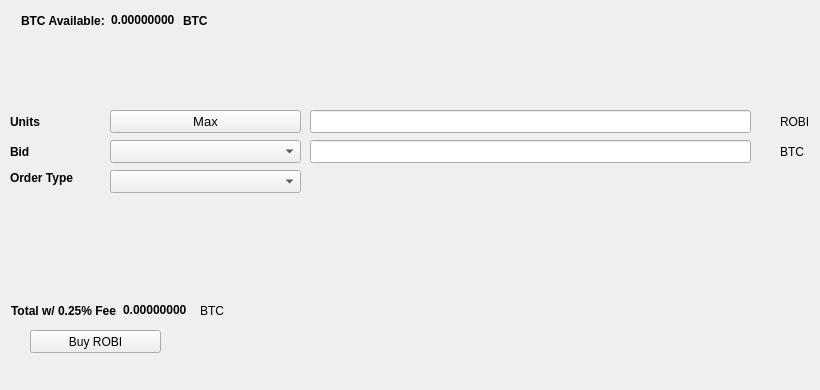
   <widget class="QWidget" name="BuyTab">
    <attribute name="title">
     <string>Buy</string>
    </attribute>
    <widget class="QPushButton" name="BuyROBI">
     <property name="geometry">
      <rect>
       <x>30</x>
       <y>330</y>
       <width>131</width>
       <height>23</height>
      </rect>
     </property>
     <property name="text">
      <string>Buy ROBI</string>
     </property>
     <property name="icon">
      <iconset resource="../robi.qrc">
       <normaloff>:/icons/bitcoin</normaloff>:/icons/bitcoin</iconset>
     </property>
    </widget>
    <widget class="QLabel" name="label_3">
     <property name="geometry">
      <rect>
       <x>10</x>
       <y>110</y>
       <width>46</width>
       <height>23</height>
      </rect>
     </property>
     <property name="font">
      <font>
       <weight>75</weight>
       <bold>true</bold>
      </font>
     </property>
     <property name="text">
      <string>Units</string>
     </property>
    </widget>
    <widget class="QLineEdit" name="UnitsInput">
     <property name="geometry">
      <rect>
       <x>310</x>
       <y>110</y>
       <width>441</width>
       <height>23</height>
      </rect>
     </property>
     <property name="font">
      <font>
       <pointsize>9</pointsize>
       <weight>75</weight>
       <bold>true</bold>
      </font>
     </property>
    </widget>
    <widget class="QLineEdit" name="BuyBidPriceEdit">
     <property name="geometry">
      <rect>
       <x>310</x>
       <y>140</y>
       <width>441</width>
       <height>23</height>
      </rect>
     </property>
     <property name="font">
      <font>
       <pointsize>9</pointsize>
       <weight>75</weight>
       <bold>true</bold>
      </font>
     </property>
    </widget>
    <widget class="QLabel" name="label_4">
     <property name="geometry">
      <rect>
       <x>780</x>
       <y>110</y>
       <width>31</width>
       <height>23</height>
      </rect>
     </property>
     <property name="text">
      <string>ROBI</string>
     </property>
    </widget>
    <widget class="QLabel" name="label_5">
     <property name="geometry">
      <rect>
       <x>780</x>
       <y>140</y>
       <width>31</width>
       <height>23</height>
      </rect>
     </property>
     <property name="text">
      <string>BTC</string>
     </property>
    </widget>
    <widget class="QLabel" name="label_6">
     <property name="geometry">
      <rect>
       <x>10</x>
       <y>140</y>
       <width>46</width>
       <height>23</height>
      </rect>
     </property>
     <property name="font">
      <font>
       <weight>75</weight>
       <bold>true</bold>
      </font>
     </property>
     <property name="text">
      <string>Bid</string>
     </property>
    </widget>
    <widget class="QLabel" name="label_7">
     <property name="geometry">
      <rect>
       <x>10</x>
       <y>170</y>
       <width>91</width>
       <height>16</height>
      </rect>
     </property>
     <property name="font">
      <font>
       <weight>75</weight>
       <bold>true</bold>
      </font>
     </property>
     <property name="text">
      <string>Order Type</string>
     </property>
    </widget>
    <widget class="QPushButton" name="Buy_Max_Amount">
     <property name="geometry">
      <rect>
       <x>110</x>
       <y>110</y>
       <width>191</width>
       <height>23</height>
      </rect>
     </property>
     <property name="font">
      <font>
       <pointsize>10</pointsize>
      </font>
     </property>
     <property name="text">
      <string>Max</string>
     </property>
    </widget>
    <widget class="QComboBox" name="BuyBidcomboBox">
     <property name="geometry">
      <rect>
       <x>110</x>
       <y>140</y>
       <width>191</width>
       <height>23</height>
      </rect>
     </property>
     <property name="font">
      <font>
       <pointsize>10</pointsize>
      </font>
     </property>
    </widget>
    <widget class="QComboBox" name="buyOrdertypeCombo">
     <property name="geometry">
      <rect>
       <x>110</x>
       <y>170</y>
       <width>191</width>
       <height>23</height>
      </rect>
     </property>
     <property name="font">
      <font>
       <pointsize>10</pointsize>
      </font>
     </property>
    </widget>
    <widget class="QWidget" name="layoutWidget1">
     <property name="geometry">
      <rect>
       <x>21</x>
       <y>11</y>
       <width>227</width>
       <height>19</height>
      </rect>
     </property>
     <layout class="QHBoxLayout" name="horizontalLayout_3">
      <item>
       <widget class="QLabel" name="label232">
        <property name="font">
         <font>
          <weight>75</weight>
          <bold>true</bold>
         </font>
        </property>
        <property name="text">
         <string>BTC Available:</string>
        </property>
       </widget>
      </item>
      <item>
       <widget class="QLabel" name="BtcAvailableLbl">
        <property name="palette">
         <palette>
          <active>
           <colorrole role="WindowText">
            <brush brushstyle="SolidPattern">
             <color alpha="255">
              <red>0</red>
              <green>0</green>
              <blue>0</blue>
             </color>
            </brush>
           </colorrole>
           <colorrole role="Button">
            <brush brushstyle="SolidPattern">
             <color alpha="255">
              <red>0</red>
              <green>170</green>
              <blue>0</blue>
             </color>
            </brush>
           </colorrole>
           <colorrole role="Light">
            <brush brushstyle="SolidPattern">
             <color alpha="255">
              <red>0</red>
              <green>255</green>
              <blue>0</blue>
             </color>
            </brush>
           </colorrole>
           <colorrole role="Midlight">
            <brush brushstyle="SolidPattern">
             <color alpha="255">
              <red>0</red>
              <green>212</green>
              <blue>0</blue>
             </color>
            </brush>
           </colorrole>
           <colorrole role="Dark">
            <brush brushstyle="SolidPattern">
             <color alpha="255">
              <red>0</red>
              <green>85</green>
              <blue>0</blue>
             </color>
            </brush>
           </colorrole>
           <colorrole role="Mid">
            <brush brushstyle="SolidPattern">
             <color alpha="255">
              <red>0</red>
              <green>113</green>
              <blue>0</blue>
             </color>
            </brush>
           </colorrole>
           <colorrole role="Text">
            <brush brushstyle="SolidPattern">
             <color alpha="255">
              <red>0</red>
              <green>170</green>
              <blue>0</blue>
             </color>
            </brush>
           </colorrole>
           <colorrole role="BrightText">
            <brush brushstyle="SolidPattern">
             <color alpha="255">
              <red>255</red>
              <green>255</green>
              <blue>255</blue>
             </color>
            </brush>
           </colorrole>
           <colorrole role="ButtonText">
            <brush brushstyle="SolidPattern">
             <color alpha="255">
              <red>0</red>
              <green>0</green>
              <blue>0</blue>
             </color>
            </brush>
           </colorrole>
           <colorrole role="Base">
            <brush brushstyle="SolidPattern">
             <color alpha="255">
              <red>255</red>
              <green>255</green>
              <blue>255</blue>
             </color>
            </brush>
           </colorrole>
           <colorrole role="Window">
            <brush brushstyle="SolidPattern">
             <color alpha="255">
              <red>0</red>
              <green>170</green>
              <blue>0</blue>
             </color>
            </brush>
           </colorrole>
           <colorrole role="Shadow">
            <brush brushstyle="SolidPattern">
             <color alpha="255">
              <red>0</red>
              <green>0</green>
              <blue>0</blue>
             </color>
            </brush>
           </colorrole>
           <colorrole role="AlternateBase">
            <brush brushstyle="SolidPattern">
             <color alpha="255">
              <red>127</red>
              <green>212</green>
              <blue>127</blue>
             </color>
            </brush>
           </colorrole>
           <colorrole role="ToolTipBase">
            <brush brushstyle="SolidPattern">
             <color alpha="255">
              <red>255</red>
              <green>255</green>
              <blue>220</blue>
             </color>
            </brush>
           </colorrole>
           <colorrole role="ToolTipText">
            <brush brushstyle="SolidPattern">
             <color alpha="255">
              <red>0</red>
              <green>0</green>
              <blue>0</blue>
             </color>
            </brush>
           </colorrole>
          </active>
          <inactive>
           <colorrole role="WindowText">
            <brush brushstyle="SolidPattern">
             <color alpha="255">
              <red>0</red>
              <green>0</green>
              <blue>0</blue>
             </color>
            </brush>
           </colorrole>
           <colorrole role="Button">
            <brush brushstyle="SolidPattern">
             <color alpha="255">
              <red>0</red>
              <green>170</green>
              <blue>0</blue>
             </color>
            </brush>
           </colorrole>
           <colorrole role="Light">
            <brush brushstyle="SolidPattern">
             <color alpha="255">
              <red>0</red>
              <green>255</green>
              <blue>0</blue>
             </color>
            </brush>
           </colorrole>
           <colorrole role="Midlight">
            <brush brushstyle="SolidPattern">
             <color alpha="255">
              <red>0</red>
              <green>212</green>
              <blue>0</blue>
             </color>
            </brush>
           </colorrole>
           <colorrole role="Dark">
            <brush brushstyle="SolidPattern">
             <color alpha="255">
              <red>0</red>
              <green>85</green>
              <blue>0</blue>
             </color>
            </brush>
           </colorrole>
           <colorrole role="Mid">
            <brush brushstyle="SolidPattern">
             <color alpha="255">
              <red>0</red>
              <green>113</green>
              <blue>0</blue>
             </color>
            </brush>
           </colorrole>
           <colorrole role="Text">
            <brush brushstyle="SolidPattern">
             <color alpha="255">
              <red>0</red>
              <green>170</green>
              <blue>0</blue>
             </color>
            </brush>
           </colorrole>
           <colorrole role="BrightText">
            <brush brushstyle="SolidPattern">
             <color alpha="255">
              <red>255</red>
              <green>255</green>
              <blue>255</blue>
             </color>
            </brush>
           </colorrole>
           <colorrole role="ButtonText">
            <brush brushstyle="SolidPattern">
             <color alpha="255">
              <red>0</red>
              <green>0</green>
              <blue>0</blue>
             </color>
            </brush>
           </colorrole>
           <colorrole role="Base">
            <brush brushstyle="SolidPattern">
             <color alpha="255">
              <red>255</red>
              <green>255</green>
              <blue>255</blue>
             </color>
            </brush>
           </colorrole>
           <colorrole role="Window">
            <brush brushstyle="SolidPattern">
             <color alpha="255">
              <red>0</red>
              <green>170</green>
              <blue>0</blue>
             </color>
            </brush>
           </colorrole>
           <colorrole role="Shadow">
            <brush brushstyle="SolidPattern">
             <color alpha="255">
              <red>0</red>
              <green>0</green>
              <blue>0</blue>
             </color>
            </brush>
           </colorrole>
           <colorrole role="AlternateBase">
            <brush brushstyle="SolidPattern">
             <color alpha="255">
              <red>127</red>
              <green>212</green>
              <blue>127</blue>
             </color>
            </brush>
           </colorrole>
           <colorrole role="ToolTipBase">
            <brush brushstyle="SolidPattern">
             <color alpha="255">
              <red>255</red>
              <green>255</green>
              <blue>220</blue>
             </color>
            </brush>
           </colorrole>
           <colorrole role="ToolTipText">
            <brush brushstyle="SolidPattern">
             <color alpha="255">
              <red>0</red>
              <green>0</green>
              <blue>0</blue>
             </color>
            </brush>
           </colorrole>
          </inactive>
          <disabled>
           <colorrole role="WindowText">
            <brush brushstyle="SolidPattern">
             <color alpha="255">
              <red>0</red>
              <green>85</green>
              <blue>0</blue>
             </color>
            </brush>
           </colorrole>
           <colorrole role="Button">
            <brush brushstyle="SolidPattern">
             <color alpha="255">
              <red>0</red>
              <green>170</green>
              <blue>0</blue>
             </color>
            </brush>
           </colorrole>
           <colorrole role="Light">
            <brush brushstyle="SolidPattern">
             <color alpha="255">
              <red>0</red>
              <green>255</green>
              <blue>0</blue>
             </color>
            </brush>
           </colorrole>
           <colorrole role="Midlight">
            <brush brushstyle="SolidPattern">
             <color alpha="255">
              <red>0</red>
              <green>212</green>
              <blue>0</blue>
             </color>
            </brush>
           </colorrole>
           <colorrole role="Dark">
            <brush brushstyle="SolidPattern">
             <color alpha="255">
              <red>0</red>
              <green>85</green>
              <blue>0</blue>
             </color>
            </brush>
           </colorrole>
           <colorrole role="Mid">
            <brush brushstyle="SolidPattern">
             <color alpha="255">
              <red>0</red>
              <green>113</green>
              <blue>0</blue>
             </color>
            </brush>
           </colorrole>
           <colorrole role="Text">
            <brush brushstyle="SolidPattern">
             <color alpha="255">
              <red>0</red>
              <green>85</green>
              <blue>0</blue>
             </color>
            </brush>
           </colorrole>
           <colorrole role="BrightText">
            <brush brushstyle="SolidPattern">
             <color alpha="255">
              <red>255</red>
              <green>255</green>
              <blue>255</blue>
             </color>
            </brush>
           </colorrole>
           <colorrole role="ButtonText">
            <brush brushstyle="SolidPattern">
             <color alpha="255">
              <red>0</red>
              <green>85</green>
              <blue>0</blue>
             </color>
            </brush>
           </colorrole>
           <colorrole role="Base">
            <brush brushstyle="SolidPattern">
             <color alpha="255">
              <red>0</red>
              <green>170</green>
              <blue>0</blue>
             </color>
            </brush>
           </colorrole>
           <colorrole role="Window">
            <brush brushstyle="SolidPattern">
             <color alpha="255">
              <red>0</red>
              <green>170</green>
              <blue>0</blue>
             </color>
            </brush>
           </colorrole>
           <colorrole role="Shadow">
            <brush brushstyle="SolidPattern">
             <color alpha="255">
              <red>0</red>
              <green>0</green>
              <blue>0</blue>
             </color>
            </brush>
           </colorrole>
           <colorrole role="AlternateBase">
            <brush brushstyle="SolidPattern">
             <color alpha="255">
              <red>0</red>
              <green>170</green>
              <blue>0</blue>
             </color>
            </brush>
           </colorrole>
           <colorrole role="ToolTipBase">
            <brush brushstyle="SolidPattern">
             <color alpha="255">
              <red>255</red>
              <green>255</green>
              <blue>220</blue>
             </color>
            </brush>
           </colorrole>
           <colorrole role="ToolTipText">
            <brush brushstyle="SolidPattern">
             <color alpha="255">
              <red>0</red>
              <green>0</green>
              <blue>0</blue>
             </color>
            </brush>
           </colorrole>
          </disabled>
         </palette>
        </property>
        <property name="font">
         <font>
          <weight>75</weight>
          <bold>true</bold>
         </font>
        </property>
        <property name="text">
         <string>0.00000000</string>
        </property>
        <property name="textInteractionFlags">
         <set>Qt::LinksAccessibleByMouse|Qt::TextSelectableByKeyboard|Qt::TextSelectableByMouse</set>
        </property>
       </widget>
      </item>
      <item>
       <widget class="QLabel" name="BtcAvailableLbl_2">
        <property name="font">
         <font>
          <weight>75</weight>
          <bold>true</bold>
         </font>
        </property>
        <property name="text">
         <string>BTC</string>
        </property>
       </widget>
      </item>
     </layout>
    </widget>
    <widget class="QWidget" name="layoutWidge2">
     <property name="geometry">
      <rect>
       <x>11</x>
       <y>301</y>
       <width>259</width>
       <height>19</height>
      </rect>
     </property>
     <layout class="QHBoxLayout" name="horizontalLayout_4">
      <item>
       <widget class="QLabel" name="label_9">
        <property name="font">
         <font>
          <weight>75</weight>
          <bold>true</bold>
         </font>
        </property>
        <property name="text">
         <string>Total w/ 0.25% Fee</string>
        </property>
       </widget>
      </item>
      <item>
       <widget class="QLabel" name="BuyCostLabel">
        <property name="palette">
         <palette>
          <active>
           <colorrole role="WindowText">
            <brush brushstyle="SolidPattern">
             <color alpha="255">
              <red>0</red>
              <green>0</green>
              <blue>0</blue>
             </color>
            </brush>
           </colorrole>
           <colorrole role="Button">
            <brush brushstyle="SolidPattern">
             <color alpha="255">
              <red>0</red>
              <green>170</green>
              <blue>0</blue>
             </color>
            </brush>
           </colorrole>
           <colorrole role="Light">
            <brush brushstyle="SolidPattern">
             <color alpha="255">
              <red>0</red>
              <green>255</green>
              <blue>0</blue>
             </color>
            </brush>
           </colorrole>
           <colorrole role="Midlight">
            <brush brushstyle="SolidPattern">
             <color alpha="255">
              <red>0</red>
              <green>212</green>
              <blue>0</blue>
             </color>
            </brush>
           </colorrole>
           <colorrole role="Dark">
            <brush brushstyle="SolidPattern">
             <color alpha="255">
              <red>0</red>
              <green>85</green>
              <blue>0</blue>
             </color>
            </brush>
           </colorrole>
           <colorrole role="Mid">
            <brush brushstyle="SolidPattern">
             <color alpha="255">
              <red>0</red>
              <green>113</green>
              <blue>0</blue>
             </color>
            </brush>
           </colorrole>
           <colorrole role="Text">
            <brush brushstyle="SolidPattern">
             <color alpha="255">
              <red>0</red>
              <green>170</green>
              <blue>0</blue>
             </color>
            </brush>
           </colorrole>
           <colorrole role="BrightText">
            <brush brushstyle="SolidPattern">
             <color alpha="255">
              <red>255</red>
              <green>255</green>
              <blue>255</blue>
             </color>
            </brush>
           </colorrole>
           <colorrole role="ButtonText">
            <brush brushstyle="SolidPattern">
             <color alpha="255">
              <red>0</red>
              <green>0</green>
              <blue>0</blue>
             </color>
            </brush>
           </colorrole>
           <colorrole role="Base">
            <brush brushstyle="SolidPattern">
             <color alpha="255">
              <red>255</red>
              <green>255</green>
              <blue>255</blue>
             </color>
            </brush>
           </colorrole>
           <colorrole role="Window">
            <brush brushstyle="SolidPattern">
             <color alpha="255">
              <red>0</red>
              <green>170</green>
              <blue>0</blue>
             </color>
            </brush>
           </colorrole>
           <colorrole role="Shadow">
            <brush brushstyle="SolidPattern">
             <color alpha="255">
              <red>0</red>
              <green>0</green>
              <blue>0</blue>
             </color>
            </brush>
           </colorrole>
           <colorrole role="AlternateBase">
            <brush brushstyle="SolidPattern">
             <color alpha="255">
              <red>127</red>
              <green>212</green>
              <blue>127</blue>
             </color>
            </brush>
           </colorrole>
           <colorrole role="ToolTipBase">
            <brush brushstyle="SolidPattern">
             <color alpha="255">
              <red>255</red>
              <green>255</green>
              <blue>220</blue>
             </color>
            </brush>
           </colorrole>
           <colorrole role="ToolTipText">
            <brush brushstyle="SolidPattern">
             <color alpha="255">
              <red>0</red>
              <green>0</green>
              <blue>0</blue>
             </color>
            </brush>
           </colorrole>
          </active>
          <inactive>
           <colorrole role="WindowText">
            <brush brushstyle="SolidPattern">
             <color alpha="255">
              <red>0</red>
              <green>0</green>
              <blue>0</blue>
             </color>
            </brush>
           </colorrole>
           <colorrole role="Button">
            <brush brushstyle="SolidPattern">
             <color alpha="255">
              <red>0</red>
              <green>170</green>
              <blue>0</blue>
             </color>
            </brush>
           </colorrole>
           <colorrole role="Light">
            <brush brushstyle="SolidPattern">
             <color alpha="255">
              <red>0</red>
              <green>255</green>
              <blue>0</blue>
             </color>
            </brush>
           </colorrole>
           <colorrole role="Midlight">
            <brush brushstyle="SolidPattern">
             <color alpha="255">
              <red>0</red>
              <green>212</green>
              <blue>0</blue>
             </color>
            </brush>
           </colorrole>
           <colorrole role="Dark">
            <brush brushstyle="SolidPattern">
             <color alpha="255">
              <red>0</red>
              <green>85</green>
              <blue>0</blue>
             </color>
            </brush>
           </colorrole>
           <colorrole role="Mid">
            <brush brushstyle="SolidPattern">
             <color alpha="255">
              <red>0</red>
              <green>113</green>
              <blue>0</blue>
             </color>
            </brush>
           </colorrole>
           <colorrole role="Text">
            <brush brushstyle="SolidPattern">
             <color alpha="255">
              <red>0</red>
              <green>170</green>
              <blue>0</blue>
             </color>
            </brush>
           </colorrole>
           <colorrole role="BrightText">
            <brush brushstyle="SolidPattern">
             <color alpha="255">
              <red>255</red>
              <green>255</green>
              <blue>255</blue>
             </color>
            </brush>
           </colorrole>
           <colorrole role="ButtonText">
            <brush brushstyle="SolidPattern">
             <color alpha="255">
              <red>0</red>
              <green>0</green>
              <blue>0</blue>
             </color>
            </brush>
           </colorrole>
           <colorrole role="Base">
            <brush brushstyle="SolidPattern">
             <color alpha="255">
              <red>255</red>
              <green>255</green>
              <blue>255</blue>
             </color>
            </brush>
           </colorrole>
           <colorrole role="Window">
            <brush brushstyle="SolidPattern">
             <color alpha="255">
              <red>0</red>
              <green>170</green>
              <blue>0</blue>
             </color>
            </brush>
           </colorrole>
           <colorrole role="Shadow">
            <brush brushstyle="SolidPattern">
             <color alpha="255">
              <red>0</red>
              <green>0</green>
              <blue>0</blue>
             </color>
            </brush>
           </colorrole>
           <colorrole role="AlternateBase">
            <brush brushstyle="SolidPattern">
             <color alpha="255">
              <red>127</red>
              <green>212</green>
              <blue>127</blue>
             </color>
            </brush>
           </colorrole>
           <colorrole role="ToolTipBase">
            <brush brushstyle="SolidPattern">
             <color alpha="255">
              <red>255</red>
              <green>255</green>
              <blue>220</blue>
             </color>
            </brush>
           </colorrole>
           <colorrole role="ToolTipText">
            <brush brushstyle="SolidPattern">
             <color alpha="255">
              <red>0</red>
              <green>0</green>
              <blue>0</blue>
             </color>
            </brush>
           </colorrole>
          </inactive>
          <disabled>
           <colorrole role="WindowText">
            <brush brushstyle="SolidPattern">
             <color alpha="255">
              <red>0</red>
              <green>85</green>
              <blue>0</blue>
             </color>
            </brush>
           </colorrole>
           <colorrole role="Button">
            <brush brushstyle="SolidPattern">
             <color alpha="255">
              <red>0</red>
              <green>170</green>
              <blue>0</blue>
             </color>
            </brush>
           </colorrole>
           <colorrole role="Light">
            <brush brushstyle="SolidPattern">
             <color alpha="255">
              <red>0</red>
              <green>255</green>
              <blue>0</blue>
             </color>
            </brush>
           </colorrole>
           <colorrole role="Midlight">
            <brush brushstyle="SolidPattern">
             <color alpha="255">
              <red>0</red>
              <green>212</green>
              <blue>0</blue>
             </color>
            </brush>
           </colorrole>
           <colorrole role="Dark">
            <brush brushstyle="SolidPattern">
             <color alpha="255">
              <red>0</red>
              <green>85</green>
              <blue>0</blue>
             </color>
            </brush>
           </colorrole>
           <colorrole role="Mid">
            <brush brushstyle="SolidPattern">
             <color alpha="255">
              <red>0</red>
              <green>113</green>
              <blue>0</blue>
             </color>
            </brush>
           </colorrole>
           <colorrole role="Text">
            <brush brushstyle="SolidPattern">
             <color alpha="255">
              <red>0</red>
              <green>85</green>
              <blue>0</blue>
             </color>
            </brush>
           </colorrole>
           <colorrole role="BrightText">
            <brush brushstyle="SolidPattern">
             <color alpha="255">
              <red>255</red>
              <green>255</green>
              <blue>255</blue>
             </color>
            </brush>
           </colorrole>
           <colorrole role="ButtonText">
            <brush brushstyle="SolidPattern">
             <color alpha="255">
              <red>0</red>
              <green>85</green>
              <blue>0</blue>
             </color>
            </brush>
           </colorrole>
           <colorrole role="Base">
            <brush brushstyle="SolidPattern">
             <color alpha="255">
              <red>0</red>
              <green>170</green>
              <blue>0</blue>
             </color>
            </brush>
           </colorrole>
           <colorrole role="Window">
            <brush brushstyle="SolidPattern">
             <color alpha="255">
              <red>0</red>
              <green>170</green>
              <blue>0</blue>
             </color>
            </brush>
           </colorrole>
           <colorrole role="Shadow">
            <brush brushstyle="SolidPattern">
             <color alpha="255">
              <red>0</red>
              <green>0</green>
              <blue>0</blue>
             </color>
            </brush>
           </colorrole>
           <colorrole role="AlternateBase">
            <brush brushstyle="SolidPattern">
             <color alpha="255">
              <red>0</red>
              <green>170</green>
              <blue>0</blue>
             </color>
            </brush>
           </colorrole>
           <colorrole role="ToolTipBase">
            <brush brushstyle="SolidPattern">
             <color alpha="255">
              <red>255</red>
              <green>255</green>
              <blue>220</blue>
             </color>
            </brush>
           </colorrole>
           <colorrole role="ToolTipText">
            <brush brushstyle="SolidPattern">
             <color alpha="255">
              <red>0</red>
              <green>0</green>
              <blue>0</blue>
             </color>
            </brush>
           </colorrole>
          </disabled>
         </palette>
        </property>
        <property name="font">
         <font>
          <weight>75</weight>
          <bold>true</bold>
         </font>
        </property>
        <property name="autoFillBackground">
         <bool>false</bool>
        </property>
        <property name="text">
         <string>0.00000000</string>
        </property>
        <property name="textInteractionFlags">
         <set>Qt::LinksAccessibleByMouse|Qt::TextSelectableByMouse</set>
        </property>
       </widget>
      </item>
      <item>
       <widget class="QLabel" name="label_10">
        <property name="font">
         <font>
          <weight>50</weight>
          <bold>false</bold>
         </font>
        </property>
        <property name="text">
         <string>BTC</string>
        </property>
       </widget>
      </item>
     </layout>
    </widget>
    <widget class="QLabel" name="label_24">
     <property name="geometry">
      <rect>
       <x>460</x>
       <y>300</y>
       <width>281</width>
       <height>81</height>
      </rect>
     </property>
     <property name="text">
      <string/>
     </property>
     <property name="pixmap">
      <pixmap>:/images/bittrex</pixmap>
     </property>
    </widget>
   </widget>
